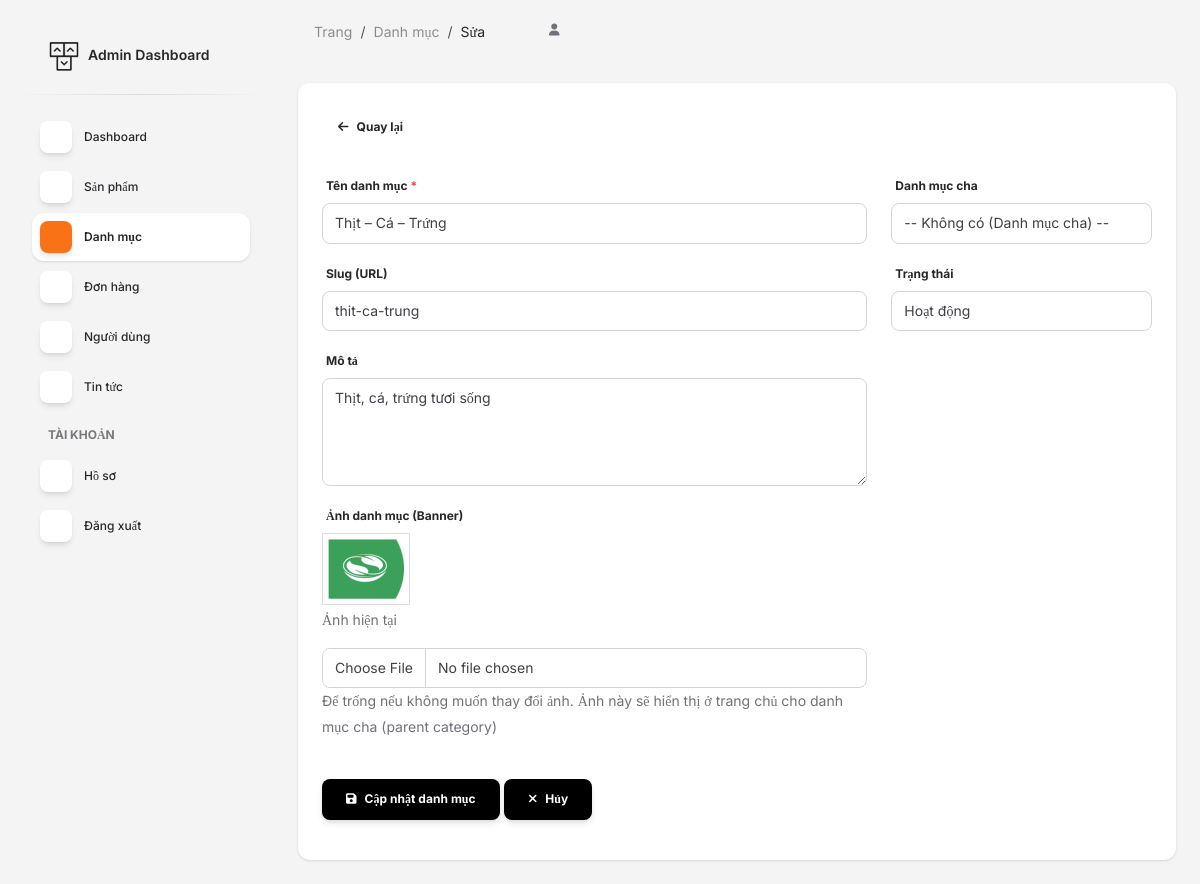
Page /admin/category_edit.php?id=1 (signed in) on the committed database.
### tables this page shows
CREATE TABLE `categories` (
  `id` int(11) NOT NULL AUTO_INCREMENT,
  `parent_id` int(11) DEFAULT NULL COMMENT 'ID danh mục cha (NULL nếu là danh mục cha)',
  `name` varchar(150) NOT NULL,
  `slug` varchar(150) NOT NULL,
  `description` text DEFAULT NULL,
  `image` varchar(255) DEFAULT NULL COMMENT 'Ảnh danh mục',
  `status` enum('active','inactive') NOT NULL DEFAULT 'active',
  `created_at` timestamp NOT NULL DEFAULT CURRENT_TIMESTAMP,
  `updated_at` timestamp NOT NULL DEFAULT CURRENT_TIMESTAMP ON UPDATE CURRENT_TIMESTAMP,
  PRIMARY KEY (`id`),
  UNIQUE KEY `slug` (`slug`),
  UNIQUE KEY `name` (`name`),
  KEY `parent_id` (`parent_id`),
  KEY `status` (`status`)
);

### admin/category_edit.php (the view, shortened to what this page needs)
<?php
$id = isset($_GET['id']) ? (int)$_GET['id'] : 0;
$conn = connectDB();
$stmt = $conn->prepare("SELECT * FROM categories WHERE id = ?");
$stmt->bind_param("i", $id);
$stmt->execute();
$result = $stmt->get_result();
$category = $result->fetch_assoc();
?>
<!DOCTYPE html>
<html lang="vi">
<head>
  <link href="../assets/css/nucleo-icons.css" rel="stylesheet" />
  <link href="../assets/css/nucleo-svg.css" rel="stylesheet" />
  <link id="pagestyle" href="../assets/css/soft-ui-dashboard.css?v=1.1.0" rel="stylesheet" />
</head>
<body class="g-sidenav-show bg-gray-100">
  <aside class="sidenav navbar navbar-vertical navbar-expand-xs border-0 border-radius-xl my-3 fixed-start ms-3" id="sidenav-main">
    <div class="sidenav-header">
      <a class="navbar-brand m-0" href="index.php">
        <img src="../assets/img/logo-ct-dark.png" class="navbar-brand-img h-100" alt="main_logo">
        <span class="ms-1 font-weight-bold">Admin Dashboard</span>
      </a>
    </div>
    <hr class="horizontal dark mt-0">
    <div class="collapse navbar-collapse w-auto" id="sidenav-collapse-main">
      <ul class="navbar-nav">
        <li class="nav-item">
          <a class="nav-link" href="index.php">
            <div class="icon icon-shape icon-sm shadow border-radius-md bg-white text-center me-2 d-flex align-items-center justify-content-center">
              <i class="ni ni-shop text-dark text-sm opacity-10"></i>
            </div>
            <span class="nav-link-text ms-1">Dashboard</span>
          </a>
        </li>
        <li class="nav-item">
          <a class="nav-link" href="products.php">
            <div class="icon icon-shape icon-sm shadow border-radius-md bg-white text-center me-2 d-flex align-items-center justify-content-center">
              <i class="ni ni-box-2 text-dark text-sm opacity-10"></i>
            </div>
            <span class="nav-link-text ms-1">Sản phẩm</span>
          </a>
        </li>
        <li class="nav-item">
          <a class="nav-link active" href="categories.php">
            <div class="icon icon-shape icon-sm shadow border-radius-md bg-white text-center me-2 d-flex align-items-center justify-content-center">
              <i class="ni ni-tag text-dark text-sm opacity-10"></i>
            </div>
            <span class="nav-link-text ms-1">Danh mục</span>
          </a>
        </li>
        <li class="nav-item">
          <a class="nav-link" href="orders.php">
            <div class="icon icon-shape icon-sm shadow border-radius-md bg-white text-center me-2 d-flex align-items-center justify-content-center">
              <i class="ni ni-cart text-dark text-sm opacity-10"></i>
            </div>
            <span class="nav-link-text ms-1">Đơn hàng</span>
          </a>
        </li>
        <li class="nav-item">
          <a class="nav-link" href="users.php">
            <div class="icon icon-shape icon-sm shadow border-radius-md bg-white text-center me-2 d-flex align-items-center justify-content-center">
              <i class="ni ni-circle-08 text-dark text-sm opacity-10"></i>
            </div>
            <span class="nav-link-text ms-1">Người dùng</span>
          </a>
        </li>
        <li class="nav-item">
          <a class="nav-link" href="news.php">
            <div class="icon icon-shape icon-sm shadow border-radius-md bg-white text-center me-2 d-flex align-items-center justify-content-center">
              <i class="ni ni-paper-diploma text-dark text-sm opacity-10"></i>
            </div>
            <span class="nav-link-text ms-1">Tin tức</span>
          </a>
        </li>
        <li class="nav-item mt-3">
          <h6 class="ps-4 ms-2 text-uppercase text-xs font-weight-bolder opacity-6">Tài khoản</h6>
        </li>
        <li class="nav-item">
          <a class="nav-link" href="profile.php">
            <div class="icon icon-shape icon-sm shadow border-radius-md bg-white text-center me-2 d-flex align-items-center justify-content-center">
              <i class="ni ni-single-02 text-dark text-sm opacity-10"></i>
            </div>
            <span class="nav-link-text ms-1">Hồ sơ</span>
          </a>
        </li>
        <li class="nav-item">
          <a class="nav-link" href="logout.php">
            <div class="icon icon-shape icon-sm shadow border-radius-md bg-white text-center me-2 d-flex align-items-center justify-content-center">
              <i class="ni ni-button-power text-dark text-sm opacity-10"></i>
            </div>
            <span class="nav-link-text ms-1">Đăng xuất</span>
          </a>
        </li>
      </ul>
    </div>
  </aside>
  <main class="main-content position-relative max-height-vh-100 h-100 border-radius-lg">
    <nav class="navbar navbar-main navbar-expand-lg px-0 mx-4 shadow-none border-radius-xl" id="navbarBlur" navbar-scroll="true">
      <div class="container-fluid py-1 px-3">
        <nav aria-label="breadcrumb">
          <ol class="breadcrumb bg-transparent mb-0 pb-0 pt-1 px-0 me-sm-6 me-5">
            <li class="breadcrumb-item text-sm"><a class="opacity-5 text-dark" href="index.php">Trang</a></li>
            <li class="breadcrumb-item text-sm"><a class="opacity-5 text-dark" href="categories.php">Danh mục</a></li>
            <li class="breadcrumb-item text-sm text-dark active" aria-current="page">Sửa</li>
          </ol>
        </nav>
        <div class="collapse navbar-collapse mt-sm-0 mt-2 me-md-0 me-sm-4" id="navbar">
          <ul class="navbar-nav justify-content-end">
            <li class="nav-item d-flex align-items-center">
              <a href="javascript:;" class="nav-link text-body font-weight-bold px-0">
                <i class="fa fa-user me-sm-1"></i>
              </a>
            </li>
          </ul>
        </div>
      </div>
    </nav>
    <div class="container-fluid py-4">
      <div class="row">
        <div class="col-12">
          <div class="card">
            <div class="card-header pb-0">
              <a href="categories.php" class="btn btn-link text-dark px-3 mb-0">
                <i class="fas fa-arrow-left me-2"></i>Quay lại
              </a>
            </div>
            <div class="card-body">
              <form method="POST" enctype="multipart/form-data">
                <div class="row">
                  <div class="col-md-8">
                    <div class="mb-3">
                      <label class="form-label">Tên danh mục <span class="text-danger">*</span></label>
                      <input type="text" name="name" class="form-control" value="<?= htmlspecialchars($category['name']) ?>" required>
                    </div>
                    <div class="mb-3">
                      <label class="form-label">Slug (URL)</label>
                      <input type="text" name="slug" class="form-control" value="<?= htmlspecialchars($category['slug']) ?>">
                    </div>
                    <div class="mb-3">
                      <label class="form-label">Mô tả</label>
                      <textarea name="description" class="form-control" rows="4"><?= htmlspecialchars($category['description']) ?></textarea>
                    </div>
                    <div class="mb-3">
                      <label class="form-label">Ảnh danh mục (Banner)</label>
                      <?php if (!empty($category['image'])): ?>
                        <div class="mb-2">
                          <img src="../assets/images/<?= htmlspecialchars($category['image']) ?>" alt="Current image" style="max-width: 200px; max-height: 150px; border: 1px solid #ddd; padding: 5px;">
                          <p class="text-muted small mt-1">Ảnh hiện tại</p>
                        </div>
                      <?php endif; ?>
                      <input type="file" name="image" class="form-control" accept="image/*">
                      <small class="text-muted">Để trống nếu không muốn thay đổi ảnh. Ảnh này sẽ hiển thị ở trang chủ cho danh mục cha (parent category)</small>
                    </div>
                  </div>
                  <div class="col-md-4">
                    <div class="mb-3">
                      <label class="form-label">Danh mục cha</label>
                      <select name="parent_id" class="form-control">
                        <option value="">-- Không có (Danh mục cha) --</option>
                      </select>
                    </div>
                    <div class="mb-3">
                      <label class="form-label">Trạng thái</label>
                      <select name="status" class="form-control">
                        <option value="active" <?= $category['status']==='active'?'selected':'' ?>>Hoạt động</option>
                      </select>
                    </div>
                  </div>
                </div>
                <div class="row mt-4">
                  <div class="col-12">
                    <button type="submit" class="btn" style="background-color:#000;border-color:#000;color:#fff;">
                      <i class="fas fa-save me-2"></i>Cập nhật danh mục
                    </button>
                    <a href="categories.php" class="btn" style="background-color:#000;border-color:#000;color:#fff;">
                      <i class="fas fa-times me-2"></i>Hủy
                    </a>
                  </div>
                </div>
              </form>
            </div>
          </div>
        </div>
      </div>
    </div>
  </main>
</body>
</html>

### assets/css/nucleo-svg.css (style rules this page uses)
.icon { display: inline-block; color: #111111; height: 1em; width: 1em; }
.icon-sm { height: 0.8em; width: 0.8em; }
.icon { fill: currentColor; stroke: none; }

### rows in the picture
categories: name "Thịt – Cá – Trứng", slug "thit-ca-trung", description "Thịt, cá, trứng tươi sống", image (picture), status "Hoạt động"
